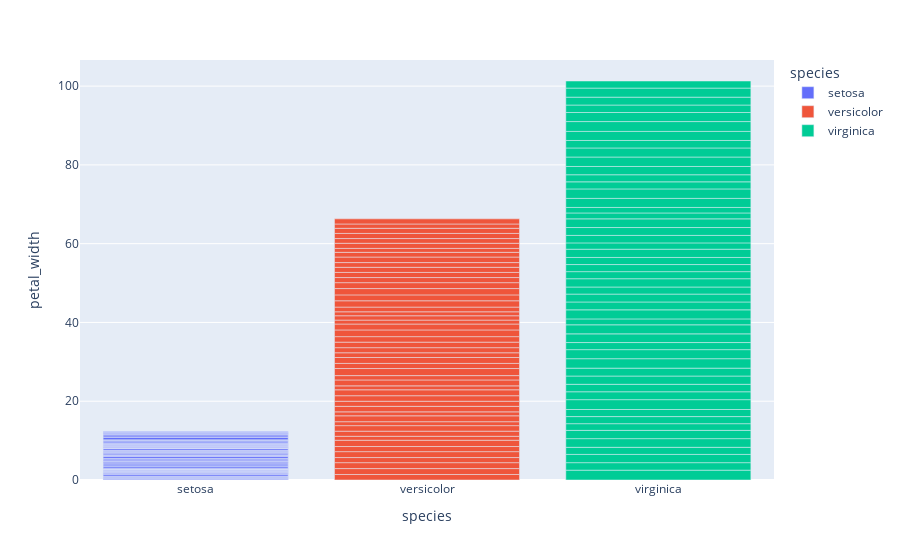

Source (notebook cell):
### Code cell
px.bar(df,x="species",y="petal_width",labels={"x":"the species","y":"the petal_width"},
       color="species",
      )

### Figure 1 — Plotly figure (JSON) as saved in the notebook; plotly's stock layout.template omitted (floating-point values rounded to 4 significant figures)
{"data": [{"alignmentgroup": "True", "hovertemplate": "species=%{x}<br>petal_width=%{y}<extra></extra>", "legendgroup": "setosa", "marker": {"color": "#636efa", "pattern": {"shape": ""}}, "name": "setosa", "offsetgroup": "setosa", "orientation": "v", "showlegend": true, "textposition": "auto", "type": "bar", "x": ["setosa", "setosa", "setosa", "setosa", "setosa", "setosa", "setosa", "setosa", "setosa", "setosa", "setosa", "setosa", "setosa", "setosa", "setosa", "setosa", "setosa", "setosa", "setosa", "setosa", "setosa", "setosa", "setosa", "setosa", "setosa", "setosa", "setosa", "setosa", "setosa", "setosa", "setosa", "setosa", "setosa", "setosa", "setosa", "setosa", "setosa", "setosa", "setosa", "setosa", "setosa", "setosa", "setosa", "setosa", "setosa", "setosa", "setosa", "setosa", "setosa", "setosa"], "xaxis": "x", "y": [0.2, 0.2, 0.2, 0.2, 0.2, 0.4, 0.3, 0.2, 0.2, 0.1, 0.2, 0.2, 0.1, 0.1, 0.2, 0.4, 0.4, 0.3, 0.3, 0.3, 0.2, 0.4, 0.2, 0.5, 0.2, 0.2, 0.4, 0.2, 0.2, 0.2, 0.2, 0.4, 0.1, 0.2, 0.2, 0.2, 0.2, 0.1, 0.2, 0.2, 0.3, 0.3, 0.2, 0.6, 0.4, 0.3, 0.2, 0.2, 0.2, 0.2], "yaxis": "y"}, {"alignmentgroup": "True", "hovertemplate": "species=%{x}<br>petal_width=%{y}<extra></extra>", "legendgroup": "versicolor", "marker": {"color": "#EF553B", "pattern": {"shape": ""}}, "name": "versicolor", "offsetgroup": "versicolor", "orientation": "v", "showlegend": true, "textposition": "auto", "type": "bar", "x": ["versicolor", "versicolor", "versicolor", "versicolor", "versicolor", "versicolor", "versicolor", "versicolor", "versicolor", "versicolor", "versicolor", "versicolor", "versicolor", "versicolor", "versicolor", "versicolor", "versicolor", "versicolor", "versicolor", "versicolor", "versicolor", "versicolor", "versicolor", "versicolor", "versicolor", "versicolor", "versicolor", "versicolor", "versicolor", "versicolor", "versicolor", "versicolor", "versicolor", "versicolor", "versicolor", "versicolor", "versicolor", "versicolor", "versicolor", "versicolor", "versicolor", "versicolor", "versicolor", "versicolor", "versicolor", "versicolor", "versicolor", "versicolor", "versicolor", "versicolor"], "xaxis": "x", "y": [1.4, 1.5, 1.5, 1.3, 1.5, 1.3, 1.6, 1, 1.3, 1.4, 1, 1.5, 1, 1.4, 1.3, 1.4, 1.5, 1, 1.5, 1.1, 1.8, 1.3, 1.5, 1.2, 1.3, 1.4, 1.4, 1.7, 1.5, 1, 1.1, 1, 1.2, 1.6, 1.5, 1.6, 1.5, 1.3, 1.3, 1.3, 1.2, 1.4, 1.2, 1, 1.3, 1.2, 1.3, 1.3, 1.1, 1.3], "yaxis": "y"}, {"alignmentgroup": "True", "hovertemplate": "species=%{x}<br>petal_width=%{y}<extra></extra>", "legendgroup": "virginica", "marker": {"color": "#00cc96", "pattern": {"shape": ""}}, "name": "virginica", "offsetgroup": "virginica", "orientation": "v", "showlegend": true, "textposition": "auto", "type": "bar", "x": ["virginica", "virginica", "virginica", "virginica", "virginica", "virginica", "virginica", "virginica", "virginica", "virginica", "virginica", "virginica", "virginica", "virginica", "virginica", "virginica", "virginica", "virginica", "virginica", "virginica", "virginica", "virginica", "virginica", "virginica", "virginica", "virginica", "virginica", "virginica", "virginica", "virginica", "virginica", "virginica", "virginica", "virginica", "virginica", "virginica", "virginica", "virginica", "virginica", "virginica", "virginica", "virginica", "virginica", "virginica", "virginica", "virginica", "virginica", "virginica", "virginica", "virginica"], "xaxis": "x", "y": [2.5, 1.9, 2.1, 1.8, 2.2, 2.1, 1.7, 1.8, 1.8, 2.5, 2, 1.9, 2.1, 2, 2.4, 2.3, 1.8, 2.2, 2.3, 1.5, 2.3, 2, 2, 1.8, 2.1, 1.8, 1.8, 1.8, 2.1, 1.6, 1.9, 2, 2.2, 1.5, 1.4, 2.3, 2.4, 1.8, 1.8, 2.1, 2.4, 2.3, 1.9, 2.3, 2.5, 2.3, 1.9, 2, 2.3, 1.8], "yaxis": "y"}], "layout": {"barmode": "relative", "legend": {"title": {"text": "species"}, "tracegroupgap": 0}, "margin": {"t": 60}, "xaxis": {"anchor": "y", "categoryarray": ["setosa", "versicolor", "virginica"], "categoryorder": "array", "domain": [0, 1], "title": {"text": "species"}}, "yaxis": {"anchor": "x", "domain": [0, 1], "title": {"text": "petal_width"}}}}
